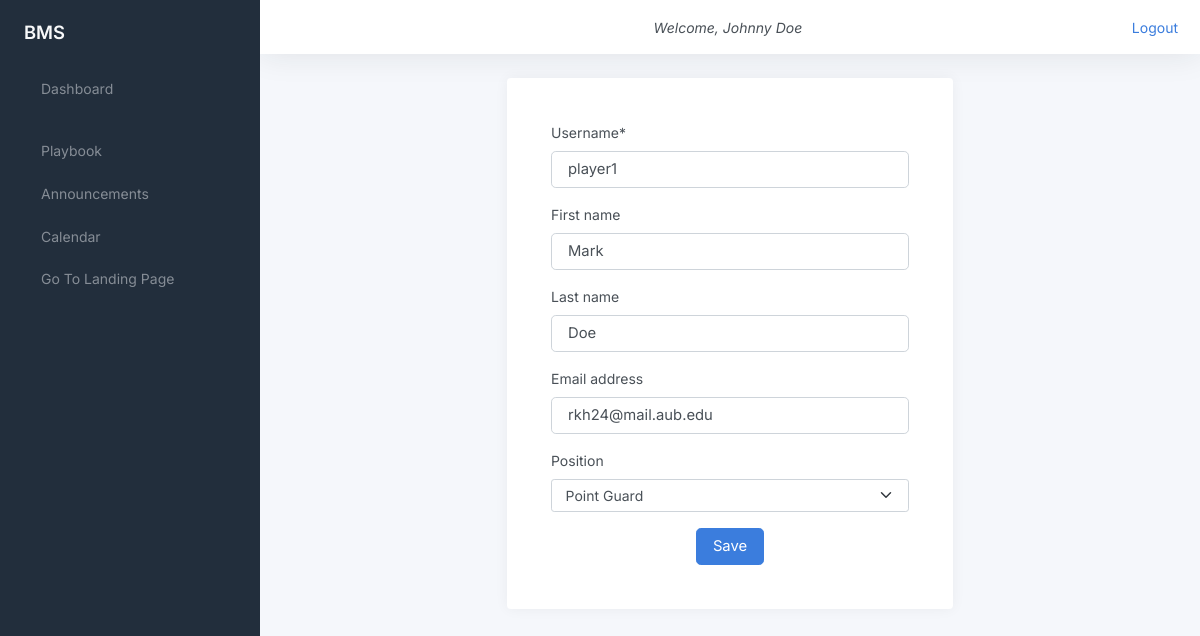
The app's page /edit_player_profile/player1/ (signed in), older data.
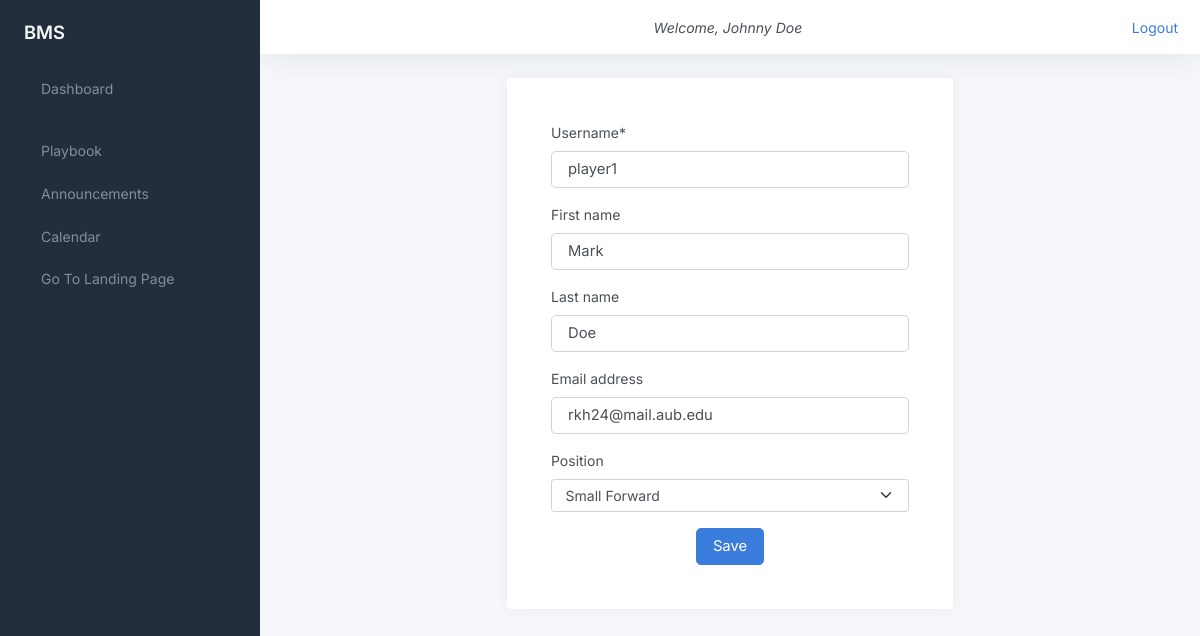
The same page, newer data.
### bMSapp/models.py (models this page shows, shortened)
class Player(models.Model):
    position_choices = [
        ('PG', 'Point Guard'),
        ('SG', 'Shooting Guard'),
        ('SF', 'Small Forward'),
        ('PF', 'Power Forward'),
        ('C', 'Center'),
    ]
    profile = models.OneToOneField(Profile, on_delete=models.CASCADE)
    position = models.CharField(max_length=50, choices=position_choices)
    pending_payment = models.DecimalField(
        max_digits=10, decimal_places=2, default=0.00)

### bMSapp/views.py (the view, shortened to what this page needs)
# urls.py: path('edit_player_profile/<str:username>/',
@ login_required
@ user_passes_test(not_player)
def edit_player_profile(request, username):
    discount = decimal.Decimal(request.POST.get('discount', 0))
    player = Player.objects.get(profile__user__username=username)
    payments = Payment.objects.filter(player=player)
    player.pending_payment -= discount
    player.save()
    player_form = PlayerEditForm(instance=player)
    user_form = UserEditForm(instance=player.profile.user)
    return render(request, 'edit_profile.html', {'player_form': player_form, 'form': user_form, 'player': player, 'payments': payments})

### bMSapp/forms.py
class PlayerEditForm(forms.ModelForm):
    class Meta:
        model = Player
        exclude = ["profile",'pending_payment']

class UserEditForm(forms.ModelForm):
    class Meta:
        model = User
        exclude = ["password", "last_login", "is_superuser", "is_staff",
                   "is_active", "date_joined", "groups", "user_permissions"]

### bMSapp/templatetags/auth_extras.py (called while the page is built)
@register.filter(name='has_group')
def has_group(user, group_name):
    group = Group.objects.get(name=group_name)
    return True if group in user.groups.all() else False

### bMSapp/utils.py (called while the page is built)
def is_player(user):
    return user.groups.filter(name='Players').exists()

def not_player(user):
    return not is_player(user)

### templates/edit_profile.html (shortened to what this page needs)
{% extends 'base.html' %} {% block content %}{%load auth_extras%}
<main class="d-flex w-100">
  <div class="container d-flex flex-column">
    <div class="row">
      <div class="col-sm-10 col-md-8 col-lg-6 mx-auto d-table h-100">
        <div class="d-table-cell align-middle">
          <div class="card">
            <div class="card-body">
              <div class="m-sm-4">
                <form method="post" action="{{ request.path }}">
                  <div class="mb-3">
                    <label
                      class="form-label"
                      for="{{ form.username.id_for_label }}"
                      >Username*</label
                    >
                    <input
                      class="form-control form-control-lg"
                      type="text"
                      name="{{ form.username.name }}"
                      placeholder="Enter your username"
                      value="{{ form.username.value|default:'' }}"
                      required
                    />
                  </div>
                  <div class="mb-3">
                    <label
                      class="form-label"
                      for="{{ form.first_name.id_for_label }}"
                      >First name</label
                    >
                    <input
                      class="form-control form-control-lg"
                      type="text"
                      name="{{ form.first_name.name }}"
                      placeholder="Enter your first name"
                      value="{{ form.first_name.value|default:'' }}"
                    />
                  </div>
                  <div class="mb-3">
                    <label
                      class="form-label"
                      for="{{ form.last_name.id_for_label }}"
                      >Last name</label
                    >
                    <input
                      class="form-control form-control-lg"
                      type="text"
                      name="{{ form.last_name.name }}"
                      placeholder="Enter your last name"
                      value="{{ form.last_name.value|default:'' }}"
                    />
                  </div>
                  <div class="mb-3">
                    <label
                      class="form-label"
                      for="{{ form.email.id_for_label }}"
                      >Email address</label
                    >
                    <input
                      class="form-control form-control-lg"
                      type="email"
                      name="{{ form.email.name }}"
                      placeholder="Enter your email address"
                      value="{{ form.email.value|default:'' }}"
                    />
                  </div>
                  {% if request.user|has_group:"Coaches" %}
                  <div class="mb-3">
                    <label class="form-label" for="{{ player_form.position.id_for_label }}">Position</label>
                    <select class="form-select mb-3" name="{{ player_form.position.name }}" id="{{ player_form.position.auto_id }}">
                        {% for position in player_form.position %}
                            <option value="{{ position.data.value }}" {% if position.data.selected %}selected{% endif %}>{{ position.choice_label }}</option>
                        {% endfor %}
                    </select>
                </div>
                <div class="text-center mt-3">
                  <button type="submit" class="btn btn-lg btn-primary">
                    Save
                  </button>
                </div>
              </form>
            </div>
          </div>
        </div>
            {%endif%}
            </div>
          </div>
        </div>
      </div>
    </div>
  </div>
{% endblock %}

Row changes from the older to the newer data that the page shows:
changed Player: position "Point Guard" → "Small Forward"
